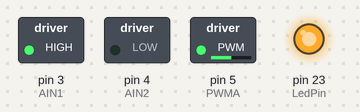
Recording of a sketch running on a simulated Arduino Mega 2560, built with avr-gcc and run on an emulated ATmega2560. On the bench: switched loads named in the sketch (green lamp = pin HIGH), output pins drawn as LEDs (lit = HIGH).

Above: at 0.05 s.
At 1.15 s:
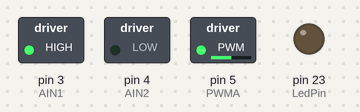
Timing chart, 0 to 3.0 s (numbered marks = the images above):
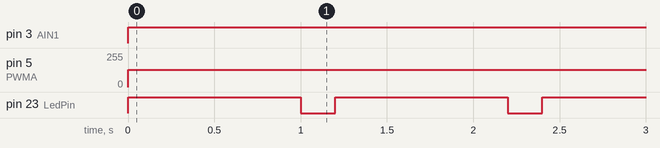

The sketch:

move_motor.ino
```cpp
// Define motor driver pin connections (adjust based on your wiring)
const int AIN1 = 3;
const int AIN2 = 4;
const int PWMA = 5; // PWM pin for motor A speed control
const int LedPin = 23;
int motorSpeed = 128; // Motor speed (0-255)

void setup() {
  // Set motor driver pins as output
  pinMode(AIN1, OUTPUT);
  pinMode(AIN2, OUTPUT);
  pinMode(PWMA, OUTPUT);
  pinMode(LedPin, OUTPUT);

  // Set initial motor state (stopped)
  digitalWrite(AIN1, LOW);
  digitalWrite(AIN2, LOW);
  analogWrite(PWMA, 0); // Set initial PWM to 0 (motor stopped)
}
void loop() {
  // put your main code here, to run repeatedly:
  // Set motor direction (forward in this example)
  digitalWrite(AIN1, HIGH);
  digitalWrite(AIN2, LOW);

  // Control motor speed using PWM
  analogWrite(PWMA, motorSpeed);

  // Update motor speed based on external control (e.g., user input)
  // ... (replace with your logic for changing motorSpeed)

  //delay(10); // Delay between updates (adjust as needed)
  blinkLight(1000, 200);
}

// function to blink the led
void blinkLight(int wait1, int wait2) {
   analogWrite(LedPin, 255);   // turn the LED on (using Pulse Width Modulation to change intesity) to signal when volts are being read (testing)
   delay(wait1);               // wait for a second
   analogWrite(LedPin, 0);   // turn the LED off (using Pulse Width Modulation to change intesity)
   delay(wait2);               // wait for sometime
}
```

Measured:
- by itself, pin 3 (AIN1): LOW → HIGH at 0.00 s
- by itself, pin 5 (PWMA): 0/255 → 128/255 at 0.00 s
- by itself, pin 23 (LedPin): alternates HIGH for 1.0 s and LOW for 0.20 s
